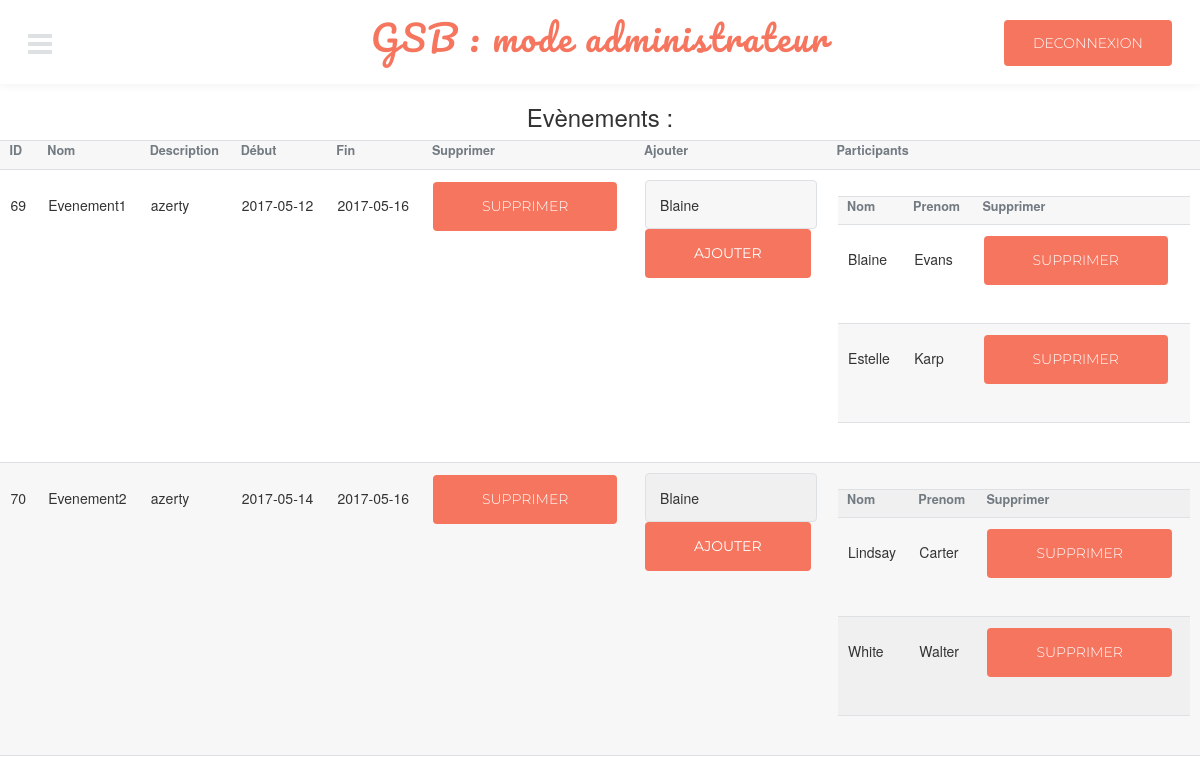
Screenshot of /BTS_MVC/index.php?uc=evenement&action=voirLesEvenements (signed in) with the database file from the repository.
### tables this page shows
CREATE TABLE `Evenement` (
  `id` int(11) NOT NULL AUTO_INCREMENT,
  `nomEvenement` varchar(50) DEFAULT NULL,
  `descriptionEvenement` varchar(50) DEFAULT NULL,
  `dateDebutEvenement` varchar(50) DEFAULT NULL,
  `dateFinEvenement` varchar(50) DEFAULT NULL,
  PRIMARY KEY (`id`)
);

CREATE TABLE `ParticipantEvenement` (
  `idEvenement` int(11) DEFAULT NULL,
  `idEmploye` int(11) DEFAULT NULL,
  KEY `FK__Evenement` (`idEvenement`),
  KEY `FK__Employe` (`idEmploye`),
  CONSTRAINT `FK__Employe` FOREIGN KEY (`idEmploye`) REFERENCES `Employe` (`id`),
  CONSTRAINT `FK__Evenement` FOREIGN KEY (`idEvenement`) REFERENCES `Evenement` (`id`)
);

CREATE TABLE `Employe` (
  `id` int(11) NOT NULL AUTO_INCREMENT,
  `nom` varchar(50) DEFAULT NULL,
  `prenom` varchar(50) DEFAULT NULL,
  `login` varchar(50) DEFAULT NULL,
  `mdp` varchar(50) DEFAULT NULL,
  `mail` varchar(100) DEFAULT NULL,
  PRIMARY KEY (`id`)
);

### BTS_MVC/modeles/class.pdoGSB.inc.php (called while the page is built, shortened)
<?php
class PdoGSB
{
	private $dsn = "mysql:dbname=gsb_ppe2016;host=localhost";
    private $user = "root";
    private $password = "root";
    private $cnx;
    public function __construct() {
        try{
            $this->cnx = new PDO($this->dsn,$this->user,$this->password);
        } catch (Exception $e) {
            echo"Connexion échouées : " .$e->getMessage();
        }
    }
public function getAllEvenement()
	{
		$sql = "SELECT * from Evenement";
		return $this->cnx->query($sql)->fetchAll(PDO::FETCH_ASSOC);
	}
public function getParticipant($idEvenement)
	{
		$sql =  "SELECT * FROM ParticipantEvenement
				INNER JOIN Employe
				ON Employe.id = ParticipantEvenement.idEmploye
				Where idEvenement = ".$idEvenement." ;";
		return $this->cnx->query($sql)->fetchAll(PDO::FETCH_ASSOC);
	}
public function getEmploye()
	{
		$sql =  "SELECT id, nom from Employe";
		return $this->cnx->query($sql)->fetchAll(PDO::FETCH_ASSOC);
	}
}
?>

### BTS_MVC/vues/v_voirLesEvenementsAdmin.php (the view, shortened to what this page needs)
<center><h3>
	Evènements :
</h3></center>
<?php
echo "<table>";
?>
  <tr>
  	<th>ID</th>
    <th>Nom</th>
    <th>Description</th>
    <th>Début</th>
    <th>Fin</th>
    <th>Supprimer</th>
    <th>Ajouter</th>
    <th>Participants</th>
  </tr>
<?php
foreach ($lesEvenements as $evenement) {
	echo "<tr>";
	echo "<td>".$evenement['id']."</td>";
	echo "<td>".$evenement['nomEvenement']."</td>";
	echo "<td>".$evenement['descriptionEvenement']."</td>";
	echo "<td>".$evenement['dateDebutEvenement']."</td>";
	echo "<td>".$evenement['dateFinEvenement']."</td>";
	echo '<td>
				<form action="" method="post">
					<input type="submit" name="supprimerEvenement" value="Supprimer">
					<input type="hidden" name="idEvenement" value="'.$evenement['id'].'">
				</form> </td>';
	$participants = $pdo->getParticipant($evenement['id']);
	$employes = $pdo->getEmploye($evenement['id']);
	echo '<td>
				<form action="" method="post">
					 <select name="idEmploye">';
					 foreach ($employes as $employe) {
					 	echo  "<option value=".$employe['id'].">".$employe['nom']."</option>";
					 }
	echo '			</select>
					<input type="hidden" name="idEvenement" value="'.$evenement['id'].'">
					<input type="submit" class="btn btn-success" name="ajouterParticipantEvenement" value="Ajouter">
				</form> </td>';
	echo "<td>";
	echo "<table>";
	echo "<tr>
    <th>Nom</th>
    <th>Prenom</th>
    <th>Supprimer</th>
  	</tr> ";
	foreach ($participants as $participant ) {
	echo "<tr>";
	echo "<td>".$participant['nom']."</td>";
	echo "<td>".$participant['prenom']."</td>";
	echo '<td>
				<form action="" method="post">
					<input type="submit" name="supprimerParticipantEvenement" value="Supprimer">
					<input type="hidden" name="idEmploye" value="'.$participant['idEmploye'].'">
					<input type="hidden" name="idEvenement" value="'.$participant['idEvenement'].'">
				</form> </td>';
	echo "</tr>";
	}
	echo "</table>";
	echo "</td>";
	echo "</tr>";
}
?>
</table>

### BTS_MVC/vues/assets/css/main.css (style rules this page uses)
html, body, div, span, applet, object, iframe, h1, h2, h3, h4, h5, h6, p, blockquote, pre, a, abbr, acronym, address, big, cite, code, del, dfn, em, img, ins, kbd, q, s, samp, small, strike, strong, sub, sup, tt, var, b, u, i, center, dl, dt, dd, ol, ul, li, fieldset, form, label, legend, table, caption, tbody, tfoot, thead, tr, th, td, article, aside, canvas, details, embed, figure, figcaption, footer, header, hgroup, menu, nav, output, ruby, section, summary, time, mark, audio, video { margin: 0; padding: 0; border: 0; font-size: 100%; font: inherit; vertical-align: baseline; }
body { line-height: 1; }
table { border-collapse: collapse; border-spacing: 0; }
body { -webkit-text-size-adjust: none; }
*, *:before, *:after { -moz-box-sizing: border-box; -webkit-box-sizing: border-box; box-sizing: border-box; }
body { -ms-overflow-style: scrollbar; }
body { background: #fff; }
body, input, select, textarea { color: #767d85; font-family: "Open Sans", Arial, Helvetica, sans-serif; font-size: 13pt; font-weight: 300; line-height: 1.65; }
@media screen and (max-width: 1680px) { body, input, select, textarea { font-size: 11pt; } }
@media screen and (max-width: 1280px) { body, input, select, textarea { font-size: 11pt; } }
h1, h2, h3, h4, h5, h6 { color: #727a82; font-weight: 700; font-family: "Montserrat", sans-serif; line-height: 1.5; margin: 0 0 1em 0; }
h3 { font-size: 1.25em; }
form { margin: 0 0 2em 0; }
input[type="text"], input[type="password"], input[type="email"], input[type="tel"], select, textarea { -moz-appearance: none; -webkit-appearance: none; -ms-appearance: none; appearance: none; background: rgba(144, 144, 144, 0.075); border-radius: 4px; border: none; border: solid 1px #dee1e3; color: inherit; display: block; outline: 0; padding: 0 1em; text-decoration: none; width: 100%; }
input[type="text"], input[type="password"], input[type="email"], select { height: 3.5em; line-height: 3.5em; }
table { margin: 0 0 2em 0; width: 100%; }
table tbody tr { border: solid 1px #dee1e3; border-left: 0; border-right: 0; }
table tbody tr:nth-child(2n + 1) { background-color: rgba(144, 144, 144, 0.075); }
table td { padding: 0.75em 0.75em; }
table th { color: #727a82; font-size: 0.9em; font-weight: 700; padding: 0 0.75em 0.75em 0.75em; text-align: left; }
input[type="submit"], input[type="reset"], input[type="button"], button, .button { -moz-appearance: none; -webkit-appearance: none; -ms-appearance: none; appearance: none; -moz-transition: background-color 0.2s ease-in-out, color 0.2s ease-in-out; -webkit-transition: background-color 0.2s ease-in-out, color 0.2s ease-in-out; -ms-transition: background-color 0.2s ease-in-out, color 0.2s ease-in-out; transition: background-color 0.2s ease-in-out, color 0.2s ease-in-out; background-color: #f6755e; border-radius: 4px; border: 0; color: #ffffff; cursor: pointer; display: inline-block; font-family: "Montserrat", sans-serif; height: 3.5em; line-height: 3.5em; padding: 0 3.5em; text-align: center; text-decoration: none; white-space: nowrap; text-transform: uppercase; }
body { padding-top: 6em; }

### rows the page displays
evenement: id "69", nomEvenement "Evenement1", descriptionEvenement "azerty", dateDebutEvenement "2017-05-12", dateFinEvenement "2017-05-16"
participantevenement: idEmploye.nom "Blaine", idEmploye.prenom "Evans"
participantevenement: idEmploye.nom "Estelle", idEmploye.prenom "Karp"
evenement: id "70", nomEvenement "Evenement2", descriptionEvenement "azerty", dateDebutEvenement "2017-05-14", dateFinEvenement "2017-05-16"
participantevenement: idEmploye.nom "Lindsay", idEmploye.prenom "Carter"
participantevenement: idEmploye.nom "White", idEmploye.prenom "Walter"

### other values shown
form field idEmploye "Blaine"
